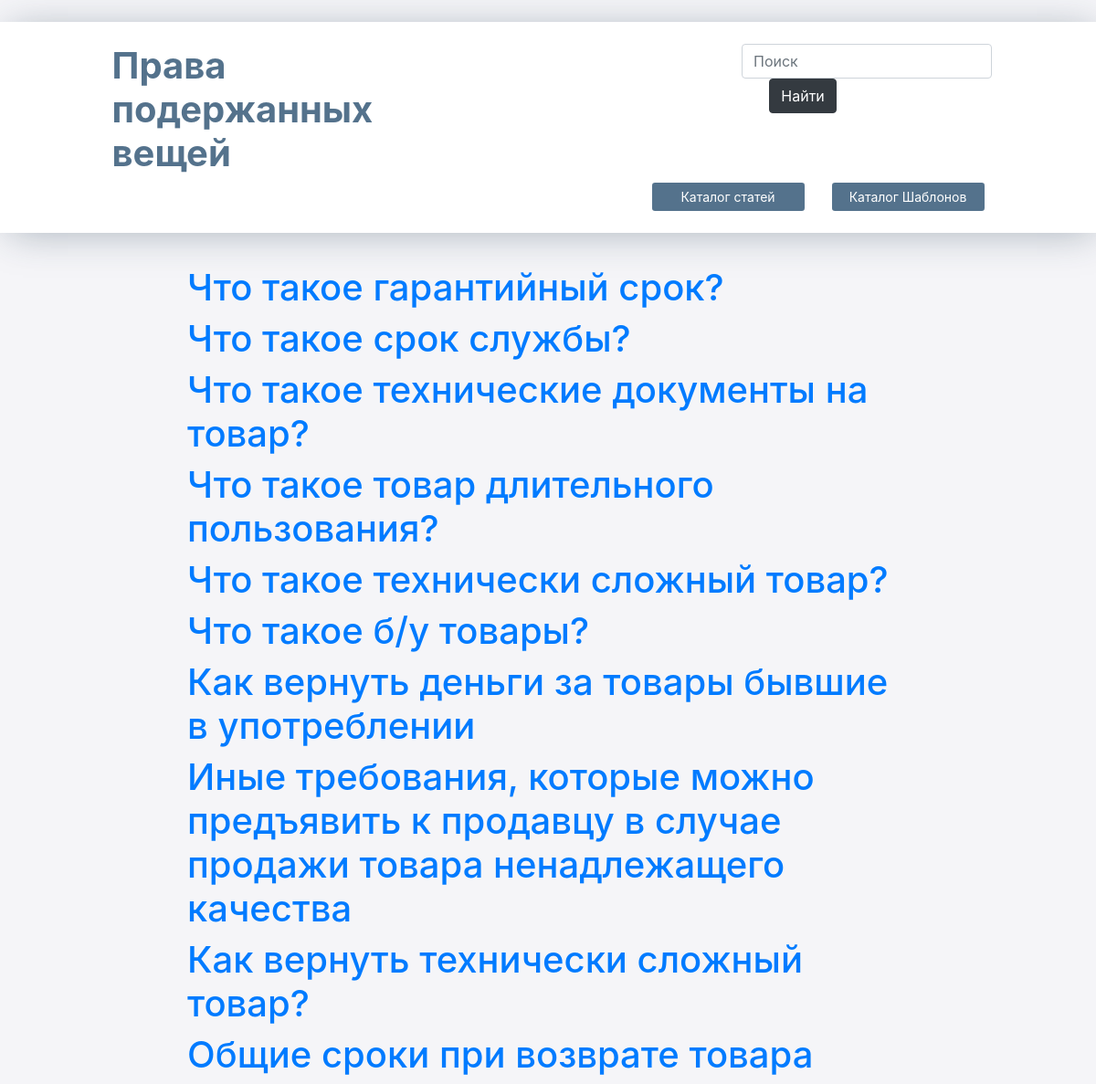
Screenshot of /tag_search/ with the database file from the repository.
### second_help/models.py (models this page shows, shortened)
class Articles(models.Model):
    name = models.CharField(max_length=125, default="default_name")
    web_url = models.CharField(max_length=1024, verbose_name="Внешняя ссылка", null=True, blank=True)
    document = models.FileField(storage=fs_for_article, verbose_name="Файл документа", null=True, blank=True)
    tags = models.ManyToManyField('Tag')

### second_help/views.py (the view)
# urls.py: path('tag_search/', views.tag_search, name='tag_search'),
def tag_search(request):
    articles = Articles.objects.all()
    if request.method == 'GET':
        form = TagSearchForm(request.GET)
        if form.is_valid():
            tags = form.cleaned_data['tags']
            articles = Articles.objects.filter(tags__in=tags).distinct()
            return render(request, 'all_articles.html', {'articles': articles, 'form': form})
    else:
        form = TagSearchForm()
    return render(request, 'all_articles.html', {'articles': articles, 'form': form})

### second_help/forms.py
class TagSearchForm(forms.Form):
    tags = forms.ModelMultipleChoiceField(queryset=Tag.objects.all(), widget=forms.CheckboxSelectMultiple)

### second_help/models.py (called while the page is built)
    def __str__(self):
        return self.name

### templates/all_articles.html (shortened to what this page needs)
<!DOCTYPE html>
<html lang="ru">
<html>
<head>
    <link rel="stylesheet" href="https://cdn.jsdelivr.net/npm/bootstrap@4.3.1/dist/css/bootstrap.min.css"
>
    {% load static %}
    <link rel="stylesheet" type="text/css" href="{% static 'css/style.css' %}">
    <link rel="stylesheet" href="style.css">
</head>
<body style="background-color: #f5f5f8;">
<div class="menu">
    <div class="row">
        <div class="col-lg-4 offset-lg-1">
            <a href="/">
                <h1 class="text-style">
                        <strong>Права подержанных вещей</strong>
                </h1>
            </a>
        </div>
        <div class="col-lg-4 offset-lg-3">
                <form class="form-inline">
                    <div class="form-group lg-7">
                        <input type="text" class="form-control" name="search" placeholder="Поиск">
                    </div>
                    <div class="form-group lg-4 offset-lg-1">
                        <button type="submit button" class="btn btn-dark">Найти</button>
                    </div>
                </form>
            </div>
        </div>
    <div class="row">
            <div class="col-lg-2 offset-lg-7">
                <button type="button" class="btn  btn-lg btn-block btn-style-2 btn-sm" onclick="">Каталог статей</button>
            </div>
            <div class="col-lg-2 ">
                <button type="button" class="btn btn-style-2 btn-lg btn-block btn-sm" onclick="window.location.href = '/all_docs/'">Каталог Шаблонов</button>
            </div>
    </div>
</div>
<div class="row">
    <div class="col-lg-8 offset-lg-2">
        {% for article in articles %}
            <h1><a href="/articles/{{article.document}}">{{ article.name }}</a></h1>
        {% empty %}
            <p>Статей не найдено</p>
        {% endfor %}
    </div>
</div>
</body>
</html>

### static/css/style.css (style rules this page uses)
.text-style { color: #54728c; }
.menu { margin-bottom: 3%; margin-top: 2%; -webkit-box-shadow: 4px 4px 42px -6px rgba(34, 60, 80, 0.39); -moz-box-shadow: 4px 4px 42px -6px rgba(34, 60, 80, 0.39); box-shadow: 4px 4px 42px -6px rgba(34, 60, 80, 0.39); padding: 2%; background-color: white; }
.btn-style-2 { background-color: #54728c !important; color: white !important; }

### rows the page displays
Articles: name "Что такое гарантийный срок?"
Articles: name "Что такое срок службы?"
Articles: name "Что такое технические документы на товар?"
Articles: name "Что такое товар длительного пользования?"
Articles: name "Что такое технически сложный товар?"
Articles: name "Что такое б/у товары?"
Articles: name "Как вернуть деньги за товары бывшие в употреблении"
Articles: name "Иные требования, которые можно предъявить к продавцу в случае продажи товара ненадлежащего качества"
Articles: name "Как вернуть технически сложный товар?"
Articles: name "Общие сроки при возврате товара"
